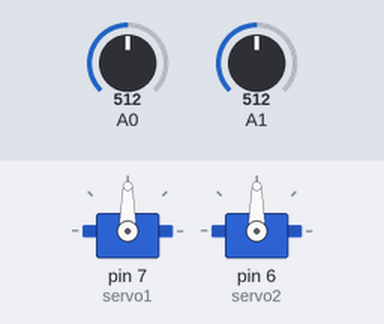
Simulated run of this sketch. Board: Arduino Uno, built with avr-gcc and run on an emulated ATmega328P. Parts: 2 × servo. Inputs (shaded band) come from the test bench; at power-on: A0 = 512, A1 = 512.

Above: at 1.2 s.
1.3 s: A0 set to 686
2.8 s: A0 set to 714
At 3.27 s:
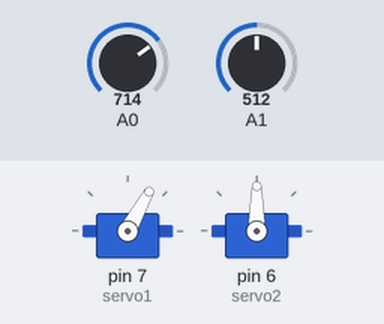
At 4.5 s:
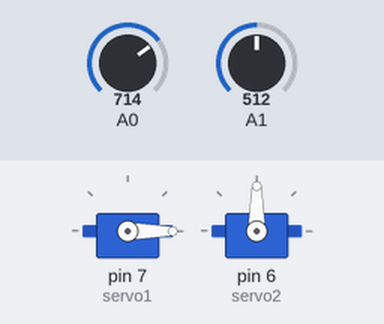
5.8 s: A1 set to 682
7.3 s: A1 set to 714
At 9.1 s:
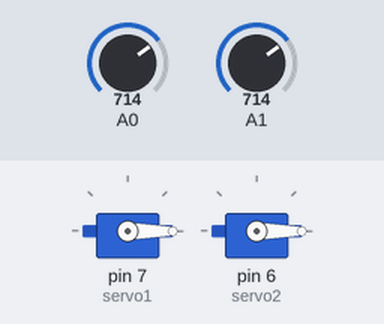
10.3 s: A0 set to 208
11.8 s: A0 set to 186
At 15.0 s:
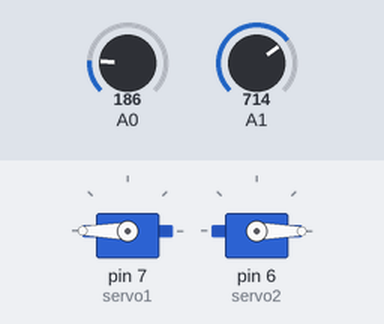
Timing chart, 0 to 15.8 s (numbered marks = the images above; inputs shaded):
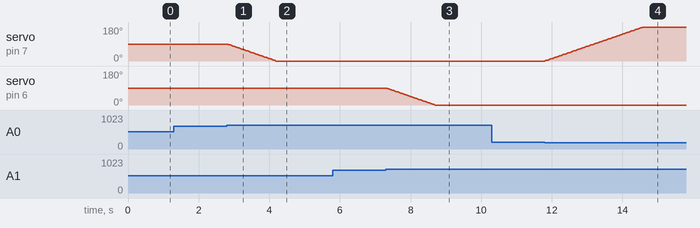

Measured:
- the behaviour switches between 700 and 701 on A0 (found by bisection; images 0 and 1)
- the behaviour switches between 700 and 701 on A1 (found by bisection; images 2 and 3)
- the behaviour switches between 200 and 199 on A0 (found by bisection; images 3 and 4)
- after the input at 1.3 s, every drawn part: stays the same
- after the input at 2.8 s, servo on pin 7 (servo1): moves from 90° to 0° over 1.4 s, starting at once
- after the input at 5.8 s, every drawn part: stays the same
- after the input at 7.3 s, servo on pin 6 (servo2): moves from 90° to 0° over 1.4 s, starting at once
- after the input at 10.3 s, every drawn part: stays the same
- after the input at 11.8 s, servo on pin 7 (servo1): moves from 0° to 180° over 2.8 s, starting at once

The sketch:

prueba-servo-angulo.ino
```cpp
//Canal de YouTube -> RobotUNO
//Proyecto: Grua con servomotores
#include <Servo.h>
//Definicion de los servos
Servo servo1;
Servo servo2;
int eje1=90;
int eje2=90;
void setup(){
  servo1.attach(7);
  servo2.attach(6);
  servo1.write(90);
  servo2.write(90);
}
void loop(){
  //SERVO 1
  if (analogRead(0)<200 && eje1<180){
    eje1++;
    servo1.write(eje1);
  }
  if (analogRead(0)>700 && eje1>0){
    eje1--;
    servo1.write(eje1);
  }
  //SERVO 2
  if (analogRead(1)<200 && eje2<180){
    eje2++;
    servo2.write(eje2);
  }
  if (analogRead(1)>700 && eje2>0){
    eje2--;
    servo2.write(eje2);
  }
  delay(15);
}
```
